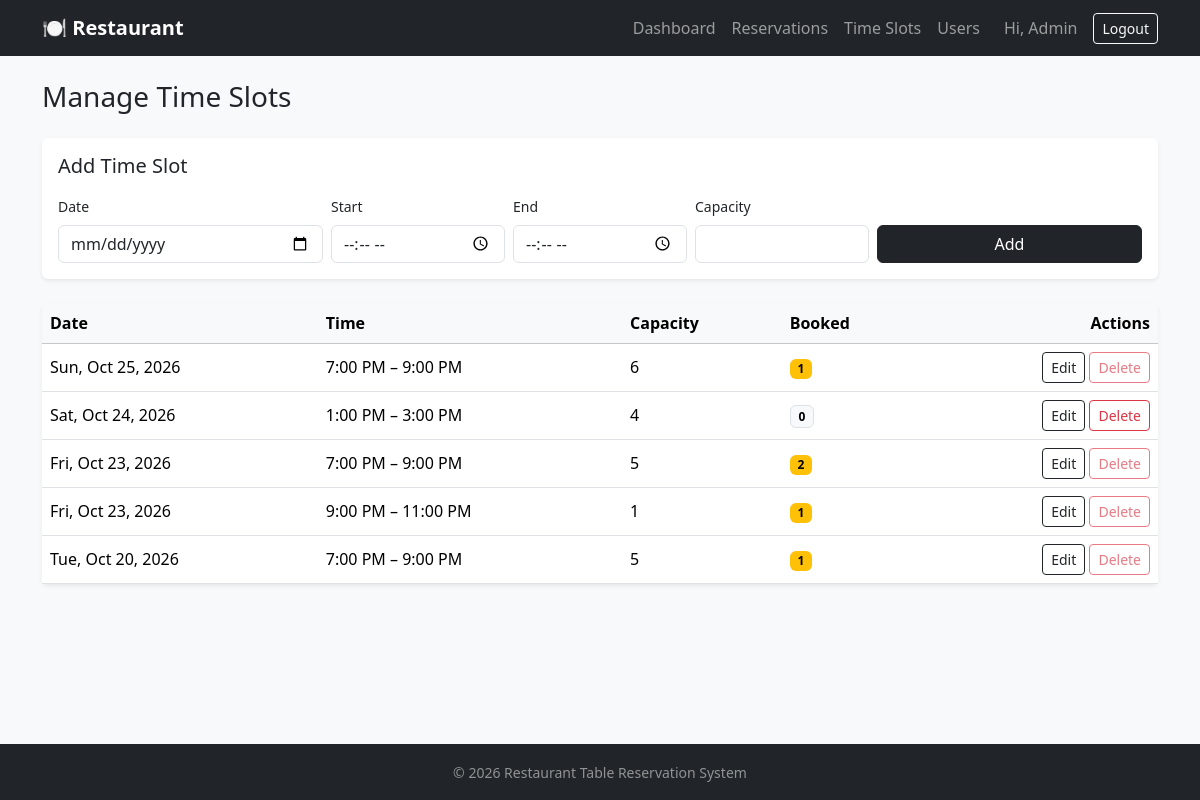
/admin/slots.php (signed in), run on the app's committed database.
### tables this page shows
CREATE TABLE time_slots (
    id INT AUTO_INCREMENT PRIMARY KEY,
    slot_date DATE NOT NULL,
    start_time TIME NOT NULL,
    end_time TIME NOT NULL,
    capacity INT NOT NULL,
    created_at TIMESTAMP NOT NULL DEFAULT CURRENT_TIMESTAMP,
    CONSTRAINT chk_capacity CHECK (capacity > 0),
    CONSTRAINT chk_time_order CHECK (end_time > start_time)
);

### includes/TimeSlot.php (called while the page is built, shortened)
<?php
class TimeSlot
{
    private $pdo;
    public function __construct($pdo)
    {
        $this->pdo = $pdo;
    }
    public function getAll()
    {
        $stmt = $this->pdo->query("SELECT ts.id, ts.slot_date, ts.start_time, ts.end_time, ts.capacity,
                                      COUNT(r.id) AS booked
                               FROM time_slots ts
                               LEFT JOIN reservations r
                                      ON r.slot_id = ts.id AND r.status IN ('pending', 'confirmed')
                               GROUP BY ts.id
                               ORDER BY ts.slot_date DESC, ts.start_time");
        return $stmt->fetchAll();
    }
}

### admin/slots.php (the view, shortened to what this page needs)
<?php
require_once '../includes/init.php';
$timeSlotModel = new TimeSlot($pdo);
$editId  = (int) ($_GET['edit'] ?? 0);
$editing = $editId ? $timeSlotModel->getById($editId) : false;
$slotId   = $editing['id'] ?? 0;
$date     = $editing['slot_date'] ?? '';
$start    = $editing['start_time'] ?? '';
$end      = $editing['end_time'] ?? '';
$capacity = $editing['capacity'] ?? '';
$slots = $timeSlotModel->getAll();
require_once '../includes/header.php';
?>
<h1 class="h3 mb-4">Manage Time Slots</h1>
<div class="card shadow-sm border-0 mb-4">
    <div class="card-body">
        <h2 class="h5 mb-3"><?= $slotId ? 'Edit Time Slot' : 'Add Time Slot' ?></h2>
        <form method="post" action="slots.php" class="row g-2 align-items-end" novalidate>
            <div class="col-12 col-md-3">
                <label class="form-label small">Date</label>
                <input type="date" name="slot_date" class="form-control" value="<?= htmlspecialchars($date) ?>">
            </div>
            <div class="col-6 col-md-2">
                <label class="form-label small">Start</label>
                <input type="time" name="start_time" class="form-control" value="<?= htmlspecialchars($start) ?>">
            </div>
            <div class="col-6 col-md-2">
                <label class="form-label small">End</label>
                <input type="time" name="end_time" class="form-control" value="<?= htmlspecialchars($end) ?>">
            </div>
            <div class="col-6 col-md-2">
                <label class="form-label small">Capacity</label>
                <input type="number" name="capacity" min="1" class="form-control" value="<?= htmlspecialchars((string) $capacity) ?>">
            </div>
            <div class="col-6 col-md-3 d-flex gap-2">
                <button type="submit" class="btn btn-dark flex-grow-1"><?= $slotId ? 'Update' : 'Add' ?></button>
            </div>
        </form>
    </div>
</div>
<?php if (empty($slots)): ?>
    <div class="alert alert-info">No time slots yet. Add one above.</div>
<?php else: ?>
    <div class="card shadow-sm border-0">
        <div class="table-responsive">
            <table class="table table-hover align-middle mb-0">
                <thead class="table-light">
                    <tr>
                        <th>Date</th>
                        <th>Time</th>
                        <th>Capacity</th>
                        <th>Booked</th>
                        <th class="text-end">Actions</th>
                    </tr>
                </thead>
                <tbody>
                    <?php foreach ($slots as $slot): ?>
                        <tr>
                            <td class="text-nowrap"><?= date('D, M j, Y', strtotime($slot['slot_date'])) ?></td>
                            <td class="text-nowrap">
                                <?= date('g:i A', strtotime($slot['start_time'])) ?> – <?= date('g:i A', strtotime($slot['end_time'])) ?>
                            </td>
                            <td><?= (int) $slot['capacity'] ?></td>
                            <td>
                                <span class="badge <?= $slot['booked'] > 0 ? 'text-bg-warning' : 'text-bg-light border' ?>">
                                    <?= (int) $slot['booked'] ?>
                                </span>
                            </td>
                            <td class="text-end text-nowrap">
                                <a href="slots.php?edit=<?= (int) $slot['id'] ?>" class="btn btn-sm btn-outline-dark">Edit</a>
                                <form method="post" action="slots.php" class="d-inline"
                                    onsubmit="return confirm('Delete this time slot?');">
                                    <button type="submit" class="btn btn-sm btn-outline-danger"
                                        <?= $slot['booked'] > 0 ? 'disabled title="Has active reservations"' : '' ?>>Delete</button>
                                </form>
                            </td>
                        </tr>
                    <?php endforeach; ?>
                </tbody>
            </table>
        </div>
    </div>
<?php endif; ?>
<?php require_once '../includes/footer.php'; ?>

### data on the page
time_slots: slot_date "Sun, Oct 25, 2026", start_time "7:00 PM", end_time "9:00 PM", capacity "6", booked "1"
time_slots: slot_date "Sat, Oct 24, 2026", start_time "1:00 PM", end_time "3:00 PM", capacity "4", booked "0"
time_slots: slot_date "Fri, Oct 23, 2026", start_time "7:00 PM", end_time "9:00 PM", capacity "5", booked "2"
time_slots: slot_date "Fri, Oct 23, 2026", start_time "9:00 PM", end_time "11:00 PM", capacity "1", booked "1"
time_slots: slot_date "Tue, Oct 20, 2026", start_time "7:00 PM", end_time "9:00 PM", capacity "5", booked "1"

### other printed values
$_SESSION['user_name'] "Admin"
